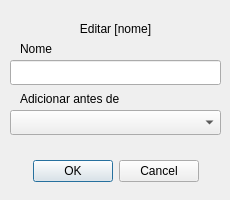
<?xml version="1.0" encoding="UTF-8"?>
<ui version="4.0">
 <class>Form</class>
 <widget class="QWidget" name="Form">
  <property name="geometry">
   <rect>
    <x>0</x>
    <y>0</y>
    <width>230</width>
    <height>200</height>
   </rect>
  </property>
  <property name="minimumSize">
   <size>
    <width>230</width>
    <height>200</height>
   </size>
  </property>
  <property name="maximumSize">
   <size>
    <width>230</width>
    <height>200</height>
   </size>
  </property>
  <property name="contextMenuPolicy">
   <enum>Qt::DefaultContextMenu</enum>
  </property>
  <property name="windowTitle">
   <string>Editar Sub-Categoria</string>
  </property>
  <widget class="QLineEdit" name="inputNome">
   <property name="geometry">
    <rect>
     <x>10</x>
     <y>60</y>
     <width>211</width>
     <height>25</height>
    </rect>
   </property>
  </widget>
  <widget class="QLabel" name="labelNome">
   <property name="geometry">
    <rect>
     <x>20</x>
     <y>40</y>
     <width>54</width>
     <height>17</height>
    </rect>
   </property>
   <property name="text">
    <string>Nome</string>
   </property>
  </widget>
  <widget class="QLabel" name="labelAntes">
   <property name="geometry">
    <rect>
     <x>20</x>
     <y>90</y>
     <width>151</width>
     <height>17</height>
    </rect>
   </property>
   <property name="text">
    <string>Adicionar antes de</string>
   </property>
  </widget>
  <widget class="QComboBox" name="comboBox">
   <property name="geometry">
    <rect>
     <x>10</x>
     <y>110</y>
     <width>211</width>
     <height>25</height>
    </rect>
   </property>
  </widget>
  <widget class="QLabel" name="labelTitulo">
   <property name="geometry">
    <rect>
     <x>20</x>
     <y>20</y>
     <width>191</width>
     <height>17</height>
    </rect>
   </property>
   <property name="text">
    <string>Editar [nome]</string>
   </property>
   <property name="alignment">
    <set>Qt::AlignCenter</set>
   </property>
  </widget>
  <widget class="QDialogButtonBox" name="buttonBox">
   <property name="geometry">
    <rect>
     <x>0</x>
     <y>160</y>
     <width>231</width>
     <height>23</height>
    </rect>
   </property>
   <property name="standardButtons">
    <set>QDialogButtonBox::Cancel|QDialogButtonBox::Ok</set>
   </property>
   <property name="centerButtons">
    <bool>true</bool>
   </property>
  </widget>
 </widget>
 <includes>
  <include location="local">Qt::SubWindow</include>
 </includes>
 <resources/>
 <connections/>
</ui>
